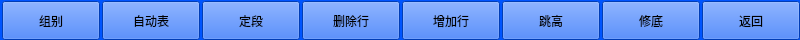
<?xml version="1.0" encoding="UTF-8"?>
<ui version="4.0">
 <class>seconlevel_f4</class>
 <widget class="QWidget" name="seconlevel_f4">
  <property name="geometry">
   <rect>
    <x>0</x>
    <y>0</y>
    <width>800</width>
    <height>40</height>
   </rect>
  </property>
  <property name="palette">
   <palette>
    <active>
     <colorrole role="WindowText">
      <brush brushstyle="SolidPattern">
       <color alpha="255">
        <red>0</red>
        <green>0</green>
        <blue>0</blue>
       </color>
      </brush>
     </colorrole>
     <colorrole role="Button">
      <brush brushstyle="SolidPattern">
       <color alpha="255">
        <red>0</red>
        <green>85</green>
        <blue>255</blue>
       </color>
      </brush>
     </colorrole>
     <colorrole role="Light">
      <brush brushstyle="SolidPattern">
       <color alpha="255">
        <red>127</red>
        <green>170</green>
        <blue>255</blue>
       </color>
      </brush>
     </colorrole>
     <colorrole role="Midlight">
      <brush brushstyle="SolidPattern">
       <color alpha="255">
        <red>63</red>
        <green>127</green>
        <blue>255</blue>
       </color>
      </brush>
     </colorrole>
     <colorrole role="Dark">
      <brush brushstyle="SolidPattern">
       <color alpha="255">
        <red>0</red>
        <green>42</green>
        <blue>127</blue>
       </color>
      </brush>
     </colorrole>
     <colorrole role="Mid">
      <brush brushstyle="SolidPattern">
       <color alpha="255">
        <red>0</red>
        <green>56</green>
        <blue>170</blue>
       </color>
      </brush>
     </colorrole>
     <colorrole role="Text">
      <brush brushstyle="SolidPattern">
       <color alpha="255">
        <red>0</red>
        <green>0</green>
        <blue>0</blue>
       </color>
      </brush>
     </colorrole>
     <colorrole role="BrightText">
      <brush brushstyle="SolidPattern">
       <color alpha="255">
        <red>255</red>
        <green>255</green>
        <blue>255</blue>
       </color>
      </brush>
     </colorrole>
     <colorrole role="ButtonText">
      <brush brushstyle="SolidPattern">
       <color alpha="255">
        <red>0</red>
        <green>0</green>
        <blue>0</blue>
       </color>
      </brush>
     </colorrole>
     <colorrole role="Base">
      <brush brushstyle="SolidPattern">
       <color alpha="255">
        <red>255</red>
        <green>255</green>
        <blue>255</blue>
       </color>
      </brush>
     </colorrole>
     <colorrole role="Window">
      <brush brushstyle="SolidPattern">
       <color alpha="255">
        <red>0</red>
        <green>85</green>
        <blue>255</blue>
       </color>
      </brush>
     </colorrole>
     <colorrole role="Shadow">
      <brush brushstyle="SolidPattern">
       <color alpha="255">
        <red>0</red>
        <green>0</green>
        <blue>0</blue>
       </color>
      </brush>
     </colorrole>
     <colorrole role="AlternateBase">
      <brush brushstyle="SolidPattern">
       <color alpha="255">
        <red>127</red>
        <green>170</green>
        <blue>255</blue>
       </color>
      </brush>
     </colorrole>
     <colorrole role="ToolTipBase">
      <brush brushstyle="SolidPattern">
       <color alpha="255">
        <red>255</red>
        <green>255</green>
        <blue>220</blue>
       </color>
      </brush>
     </colorrole>
     <colorrole role="ToolTipText">
      <brush brushstyle="SolidPattern">
       <color alpha="255">
        <red>0</red>
        <green>0</green>
        <blue>0</blue>
       </color>
      </brush>
     </colorrole>
    </active>
    <inactive>
     <colorrole role="WindowText">
      <brush brushstyle="SolidPattern">
       <color alpha="255">
        <red>0</red>
        <green>0</green>
        <blue>0</blue>
       </color>
      </brush>
     </colorrole>
     <colorrole role="Button">
      <brush brushstyle="SolidPattern">
       <color alpha="255">
        <red>0</red>
        <green>85</green>
        <blue>255</blue>
       </color>
      </brush>
     </colorrole>
     <colorrole role="Light">
      <brush brushstyle="SolidPattern">
       <color alpha="255">
        <red>127</red>
        <green>170</green>
        <blue>255</blue>
       </color>
      </brush>
     </colorrole>
     <colorrole role="Midlight">
      <brush brushstyle="SolidPattern">
       <color alpha="255">
        <red>63</red>
        <green>127</green>
        <blue>255</blue>
       </color>
      </brush>
     </colorrole>
     <colorrole role="Dark">
      <brush brushstyle="SolidPattern">
       <color alpha="255">
        <red>0</red>
        <green>42</green>
        <blue>127</blue>
       </color>
      </brush>
     </colorrole>
     <colorrole role="Mid">
      <brush brushstyle="SolidPattern">
       <color alpha="255">
        <red>0</red>
        <green>56</green>
        <blue>170</blue>
       </color>
      </brush>
     </colorrole>
     <colorrole role="Text">
      <brush brushstyle="SolidPattern">
       <color alpha="255">
        <red>0</red>
        <green>0</green>
        <blue>0</blue>
       </color>
      </brush>
     </colorrole>
     <colorrole role="BrightText">
      <brush brushstyle="SolidPattern">
       <color alpha="255">
        <red>255</red>
        <green>255</green>
        <blue>255</blue>
       </color>
      </brush>
     </colorrole>
     <colorrole role="ButtonText">
      <brush brushstyle="SolidPattern">
       <color alpha="255">
        <red>0</red>
        <green>0</green>
        <blue>0</blue>
       </color>
      </brush>
     </colorrole>
     <colorrole role="Base">
      <brush brushstyle="SolidPattern">
       <color alpha="255">
        <red>255</red>
        <green>255</green>
        <blue>255</blue>
       </color>
      </brush>
     </colorrole>
     <colorrole role="Window">
      <brush brushstyle="SolidPattern">
       <color alpha="255">
        <red>0</red>
        <green>85</green>
        <blue>255</blue>
       </color>
      </brush>
     </colorrole>
     <colorrole role="Shadow">
      <brush brushstyle="SolidPattern">
       <color alpha="255">
        <red>0</red>
        <green>0</green>
        <blue>0</blue>
       </color>
      </brush>
     </colorrole>
     <colorrole role="AlternateBase">
      <brush brushstyle="SolidPattern">
       <color alpha="255">
        <red>127</red>
        <green>170</green>
        <blue>255</blue>
       </color>
      </brush>
     </colorrole>
     <colorrole role="ToolTipBase">
      <brush brushstyle="SolidPattern">
       <color alpha="255">
        <red>255</red>
        <green>255</green>
        <blue>220</blue>
       </color>
      </brush>
     </colorrole>
     <colorrole role="ToolTipText">
      <brush brushstyle="SolidPattern">
       <color alpha="255">
        <red>0</red>
        <green>0</green>
        <blue>0</blue>
       </color>
      </brush>
     </colorrole>
    </inactive>
    <disabled>
     <colorrole role="WindowText">
      <brush brushstyle="SolidPattern">
       <color alpha="255">
        <red>0</red>
        <green>42</green>
        <blue>127</blue>
       </color>
      </brush>
     </colorrole>
     <colorrole role="Button">
      <brush brushstyle="SolidPattern">
       <color alpha="255">
        <red>0</red>
        <green>85</green>
        <blue>255</blue>
       </color>
      </brush>
     </colorrole>
     <colorrole role="Light">
      <brush brushstyle="SolidPattern">
       <color alpha="255">
        <red>127</red>
        <green>170</green>
        <blue>255</blue>
       </color>
      </brush>
     </colorrole>
     <colorrole role="Midlight">
      <brush brushstyle="SolidPattern">
       <color alpha="255">
        <red>63</red>
        <green>127</green>
        <blue>255</blue>
       </color>
      </brush>
     </colorrole>
     <colorrole role="Dark">
      <brush brushstyle="SolidPattern">
       <color alpha="255">
        <red>0</red>
        <green>42</green>
        <blue>127</blue>
       </color>
      </brush>
     </colorrole>
     <colorrole role="Mid">
      <brush brushstyle="SolidPattern">
       <color alpha="255">
        <red>0</red>
        <green>56</green>
        <blue>170</blue>
       </color>
      </brush>
     </colorrole>
     <colorrole role="Text">
      <brush brushstyle="SolidPattern">
       <color alpha="255">
        <red>0</red>
        <green>42</green>
        <blue>127</blue>
       </color>
      </brush>
     </colorrole>
     <colorrole role="BrightText">
      <brush brushstyle="SolidPattern">
       <color alpha="255">
        <red>255</red>
        <green>255</green>
        <blue>255</blue>
       </color>
      </brush>
     </colorrole>
     <colorrole role="ButtonText">
      <brush brushstyle="SolidPattern">
       <color alpha="255">
        <red>0</red>
        <green>42</green>
        <blue>127</blue>
       </color>
      </brush>
     </colorrole>
     <colorrole role="Base">
      <brush brushstyle="SolidPattern">
       <color alpha="255">
        <red>0</red>
        <green>85</green>
        <blue>255</blue>
       </color>
      </brush>
     </colorrole>
     <colorrole role="Window">
      <brush brushstyle="SolidPattern">
       <color alpha="255">
        <red>0</red>
        <green>85</green>
        <blue>255</blue>
       </color>
      </brush>
     </colorrole>
     <colorrole role="Shadow">
      <brush brushstyle="SolidPattern">
       <color alpha="255">
        <red>0</red>
        <green>0</green>
        <blue>0</blue>
       </color>
      </brush>
     </colorrole>
     <colorrole role="AlternateBase">
      <brush brushstyle="SolidPattern">
       <color alpha="255">
        <red>0</red>
        <green>85</green>
        <blue>255</blue>
       </color>
      </brush>
     </colorrole>
     <colorrole role="ToolTipBase">
      <brush brushstyle="SolidPattern">
       <color alpha="255">
        <red>255</red>
        <green>255</green>
        <blue>220</blue>
       </color>
      </brush>
     </colorrole>
     <colorrole role="ToolTipText">
      <brush brushstyle="SolidPattern">
       <color alpha="255">
        <red>0</red>
        <green>0</green>
        <blue>0</blue>
       </color>
      </brush>
     </colorrole>
    </disabled>
   </palette>
  </property>
  <property name="windowTitle">
   <string>Form</string>
  </property>
  <property name="autoFillBackground">
   <bool>true</bool>
  </property>
  <widget class="QWidget" name="horizontalLayoutWidget">
   <property name="geometry">
    <rect>
     <x>0</x>
     <y>0</y>
     <width>826</width>
     <height>41</height>
    </rect>
   </property>
   <layout class="QHBoxLayout" name="horizontalLayout">
    <property name="spacing">
     <number>2</number>
    </property>
    <property name="leftMargin">
     <number>2</number>
    </property>
    <property name="topMargin">
     <number>1</number>
    </property>
    <property name="rightMargin">
     <number>3</number>
    </property>
    <property name="bottomMargin">
     <number>1</number>
    </property>
    <item>
     <widget class="QPushButton" name="pushButton_F1">
      <property name="sizePolicy">
       <sizepolicy hsizetype="Preferred" vsizetype="Preferred">
        <horstretch>0</horstretch>
        <verstretch>0</verstretch>
       </sizepolicy>
      </property>
      <property name="minimumSize">
       <size>
        <width>98</width>
        <height>0</height>
       </size>
      </property>
      <property name="focusPolicy">
       <enum>Qt::NoFocus</enum>
      </property>
      <property name="text">
       <string>组别</string>
      </property>
     </widget>
    </item>
    <item>
     <widget class="QPushButton" name="pushButton_F2">
      <property name="sizePolicy">
       <sizepolicy hsizetype="Preferred" vsizetype="Preferred">
        <horstretch>0</horstretch>
        <verstretch>0</verstretch>
       </sizepolicy>
      </property>
      <property name="minimumSize">
       <size>
        <width>98</width>
        <height>0</height>
       </size>
      </property>
      <property name="focusPolicy">
       <enum>Qt::NoFocus</enum>
      </property>
      <property name="text">
       <string>自动表</string>
      </property>
     </widget>
    </item>
    <item>
     <widget class="QPushButton" name="pushButton_F3">
      <property name="sizePolicy">
       <sizepolicy hsizetype="Preferred" vsizetype="Preferred">
        <horstretch>0</horstretch>
        <verstretch>0</verstretch>
       </sizepolicy>
      </property>
      <property name="minimumSize">
       <size>
        <width>98</width>
        <height>0</height>
       </size>
      </property>
      <property name="focusPolicy">
       <enum>Qt::NoFocus</enum>
      </property>
      <property name="text">
       <string>定段</string>
      </property>
     </widget>
    </item>
    <item>
     <widget class="QPushButton" name="pushButton_F4">
      <property name="sizePolicy">
       <sizepolicy hsizetype="Preferred" vsizetype="Preferred">
        <horstretch>0</horstretch>
        <verstretch>0</verstretch>
       </sizepolicy>
      </property>
      <property name="minimumSize">
       <size>
        <width>98</width>
        <height>0</height>
       </size>
      </property>
      <property name="focusPolicy">
       <enum>Qt::NoFocus</enum>
      </property>
      <property name="text">
       <string>删除行</string>
      </property>
     </widget>
    </item>
    <item>
     <widget class="QPushButton" name="pushButton_F5">
      <property name="sizePolicy">
       <sizepolicy hsizetype="Preferred" vsizetype="Preferred">
        <horstretch>0</horstretch>
        <verstretch>0</verstretch>
       </sizepolicy>
      </property>
      <property name="minimumSize">
       <size>
        <width>98</width>
        <height>0</height>
       </size>
      </property>
      <property name="focusPolicy">
       <enum>Qt::NoFocus</enum>
      </property>
      <property name="text">
       <string>增加行</string>
      </property>
     </widget>
    </item>
    <item>
     <widget class="QPushButton" name="pushButton_F6">
      <property name="sizePolicy">
       <sizepolicy hsizetype="Preferred" vsizetype="Preferred">
        <horstretch>0</horstretch>
        <verstretch>0</verstretch>
       </sizepolicy>
      </property>
      <property name="minimumSize">
       <size>
        <width>98</width>
        <height>0</height>
       </size>
      </property>
      <property name="focusPolicy">
       <enum>Qt::NoFocus</enum>
      </property>
      <property name="text">
       <string>跳高</string>
      </property>
     </widget>
    </item>
    <item>
     <widget class="QPushButton" name="pushButton_F7">
      <property name="sizePolicy">
       <sizepolicy hsizetype="Preferred" vsizetype="Preferred">
        <horstretch>0</horstretch>
        <verstretch>0</verstretch>
       </sizepolicy>
      </property>
      <property name="minimumSize">
       <size>
        <width>98</width>
        <height>0</height>
       </size>
      </property>
      <property name="focusPolicy">
       <enum>Qt::NoFocus</enum>
      </property>
      <property name="text">
       <string>修底</string>
      </property>
     </widget>
    </item>
    <item>
     <widget class="QPushButton" name="pushButton_F8">
      <property name="sizePolicy">
       <sizepolicy hsizetype="Preferred" vsizetype="Preferred">
        <horstretch>0</horstretch>
        <verstretch>0</verstretch>
       </sizepolicy>
      </property>
      <property name="minimumSize">
       <size>
        <width>98</width>
        <height>0</height>
       </size>
      </property>
      <property name="focusPolicy">
       <enum>Qt::NoFocus</enum>
      </property>
      <property name="text">
       <string>返回</string>
      </property>
     </widget>
    </item>
    <item>
     <spacer name="horizontalSpacer">
      <property name="orientation">
       <enum>Qt::Horizontal</enum>
      </property>
      <property name="sizeHint" stdset="0">
       <size>
        <width>40</width>
        <height>20</height>
       </size>
      </property>
     </spacer>
    </item>
   </layout>
  </widget>
 </widget>
 <resources/>
 <connections/>
</ui>
